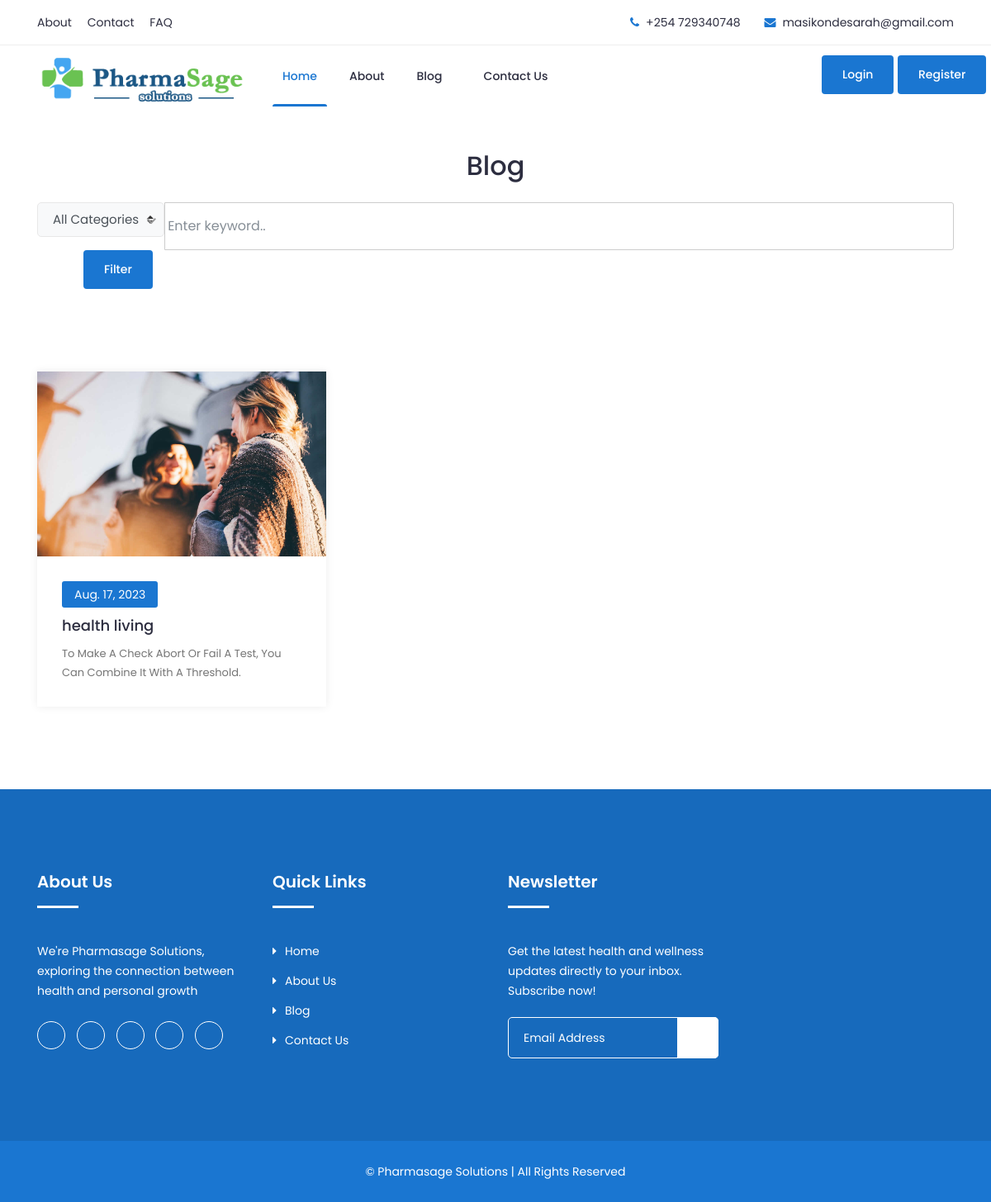
Before: /blog with the older database file.
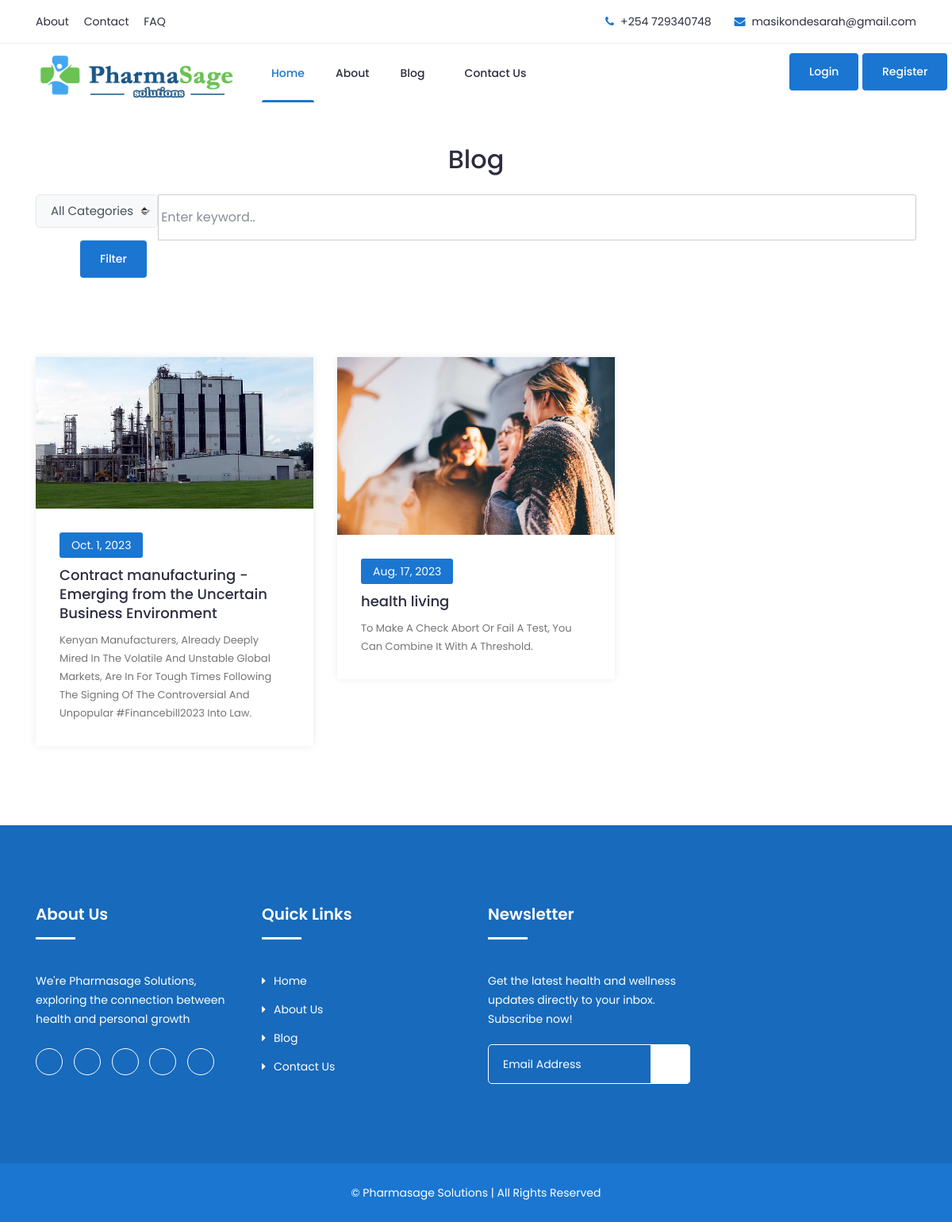
After: the same page with the newer database file.
### blog_cee/models.py (models this page shows, shortened)
class Post(models.Model):
    title = models.CharField(max_length=255)
    header_image = models.ImageField(null=True,blank=True,upload_to="images/")
    title_tag = models.CharField(max_length=255, default="cee blogged")
    author = models.ForeignKey(User, on_delete = models.CASCADE)
    body = RichTextField(blank=True, null=True)
    post_date = models.DateField(auto_now_add = True)
    category = models.CharField(max_length=255)
    snippet = models.CharField(max_length=255)
    snippet_image = models.ImageField(null=True,blank=True,upload_to="images/")
    likes = models.ManyToManyField(User,related_name ='blogposts')

### blog_cee/views.py (the view)
# urls.py: path('blog',BlogView.as_view(),name='blog'),
class BlogView(ListView):
    model = Post
    template_name = 'blog.html'
    ordering = ['-post_date']
    def get_context_data(self,*args, **kwargs):
        cat_menu = Category.objects.all()
        context = super(BlogView,self).get_context_data(*args, **kwargs)
        context["cat_menu"]=cat_menu
        return context

### blog_cee/models.py (called while the page is built)
    def __str__(self):
        return self.name

### blog_cee/templates/blog.html (shortened to what this page needs)
{% extends 'base_new.html' %}
{% load static %}
{% block content %}
<div class="text-center wow fadeInUp">
  <br> <br>
  <h2 class="title-section" id="currentPage">Blog</h2>
  <br>
</div>
  <div class="page-section">
    <div class="container">
          <form action="#" class="form-search-blog">
            <div class="input-group">
              <div class="input-group-prepend">
              </div>
              <input type="text" class="form-control" placeholder="Enter keyword..">
            </div>
          </form>
        </div>
        <div class="col-sm-2 text-sm-right">
          <button class="btn btn-secondary">Filter </button>
        </div>
      </div>
      <section class="blog section" id="blog">
        <div class="container">
          <div class="row">
            {% for post in object_list %}
                  {% if forloop.counter <= 3 %}
            <div class="col-lg-4 col-md-6 col-12">
              <div class="single-news">
                <div class="news-head">
                  {% if post.snippet_image %}
                    <img src="{{post.snippet_image.url}}" alt="">
                  {% endif %}
                </div>
                <div class="news-body">
                  <div class="news-content">
                    <div class="date">{{ post.post_date}}</div>
                    <h2><a href="{% url 'article-detail' post.pk %}">{{post.title}}</a></h2>
                    <p class="text">{{ post.snippet }}</p>
                  </div>
                </div>
              </div>
            </div>
              {% endif %}
                {% endfor %}
          </div>
        </div>
      </section>
{% endblock %}

### blog_cee/templates/base_new.html (shortened to what this page needs)
{% load static %}
<!doctype html>
<html class="no-js" lang="zxx">
    <head>
		<link rel="stylesheet" href="{% static 'base_new/css/bootstrap.min.css' %}">
		<link rel="stylesheet" href="{% static 'base_new/css/nice-select.css' %}">
        <link rel="stylesheet" href="{% static 'base_new/css/font-awesome.min.css' %}">
        <link rel="stylesheet" href="{% static 'base_new/css/icofont.css' %}">
		<link rel="stylesheet" href="{% static 'base_new/css/slicknav.min.css' %}">
        <link rel="stylesheet" href="{% static 'base_new/css/owl-carousel.css' %}">
		<link rel="stylesheet" href="{% static 'base_new/css/datepicker.css' %}">
        <link rel="stylesheet" href="{% static 'base_new/css/animate.min.css' %}">
        <link rel="stylesheet" href="{% static 'base_new/css/magnific-popup.css' %}">
        <link rel="stylesheet" href="{% static 'base_new/css/normalize.css' %}">
        <link rel="stylesheet" href="{% static 'base_new/css/style.css' %}">
        <link rel="stylesheet" href="{% static 'base_new/css/responsive.css' %}">
    </head>
    <body>
		<header class="header" >
			<div class="topbar">
				<div class="container">
					<div class="row">
						<div class="col-lg-6 col-md-5 col-12">
							<ul class="top-link">
								<li><a href="#">About</a></li>
								<li><a href="#">Contact</a></li>
								<li><a href="#">FAQ</a></li>
							</ul>
						</div>
						<div class="col-lg-6 col-md-7 col-12">
							<ul class="top-contact">
								<li><i class="fa fa-phone"></i>+254 729340748</li>
								<li><i class="fa fa-envelope"></i><a href="mailto:support@yourmail.com">masikondesarah@gmail.com</a></li>
							</ul>
						</div>
					</div>
				</div>
			</div>
			<div class="header-inner">
				<div class="container">
					<div class="inner">
						<div class="row">
							<div class="col-lg-3 col-md-3 col-12" style="max-width: 25%;">
								<div class="logo" style="">
									<a href="{% url 'home' %}"><img src="{% static 'base_new/img/logo.png' %}" alt="#"></a>
								</div>
							</div>
							<div class="col-lg-7 col-md-9 col-12">
								<div class="main-menu">
									<nav class="navigation">
										<ul class="nav menu">
											<li class="active"><a href="{% url 'home' %}">Home</a></li>
											<li><a href="{% url 'about' %}">About</a></li>
											{% if cat_menu %}
											<li><a href="{% url 'blog' %}">Blog<i class="icofont-rounded-down"></i></a>
											</li>
											{% else %}
											<li><a href="{% url 'category_list' %}">Blog category</a></li>
											{% endif %}
											<li><a href="{% url 'contact_us' %}">Contact Us</a></li>
										</ul>
									</nav>
								</div>
							</div>
							<div class="col-lg-2 col-12">
								<div class="get-quote" style="display: flex; gap: 5px;">
									{% if user.is_authenticated %}
										<a href="{% url 'logout' %}" style="background-color: #fd7272;" class="btn">Logout</a>
									{% else %}
											<a href="{% url 'login' %}" class="btn">Login</a>
											<a href="{% url 'register' %}" class="btn">Register</a>
										{% endif %}
								</div>
							</div>
						</div>
					</div>
				</div>
			</div>
		</header>
        {% block content %}
        {% endblock %}
		<footer id="footer" class="footer ">
			<div class="footer-top">
				<div class="container">
					<div class="row">
						<div class="col-lg-3 col-md-6 col-12">
							<div class="single-footer">
								<h2>About Us</h2>
								<p>We're Pharmasage Solutions, exploring the connection between health and personal growth</p>
								<ul class="social">
									<li><a href="#"><i class="icofont-facebook"></i></a></li>
									<li><a href="#"><i class="icofont-google-plus"></i></a></li>
									<li><a href="#"><i class="icofont-twitter"></i></a></li>
									<li><a href="#"><i class="icofont-vimeo"></i></a></li>
									<li><a href="#"><i class="icofont-pinterest"></i></a></li>
								</ul>
							</div>
						</div>
						<div class="col-lg-3 col-md-6 col-12">
							<div class="single-footer f-link">
								<h2>Quick Links</h2>
								<div class="row">
									<div class="col-lg-6 col-md-6 col-12">
										<ul>
											<li><a href="#"><i class="fa fa-caret-right" aria-hidden="true"></i>Home</a></li>
											<li><a href="#"><i class="fa fa-caret-right" aria-hidden="true"></i>About Us</a></li>
											<li><a href="#"><i class="fa fa-caret-right" aria-hidden="true"></i>Blog</a></li>
											<li><a href="#"><i class="fa fa-caret-right" aria-hidden="true"></i>Contact Us</a></li>
										</ul>
									</div>
								</div>
							</div>
						</div>
						<div class="col-lg-3 col-md-6 col-12">
							<div class="single-footer">
								<h2>Newsletter</h2>
								<p>Get the latest health and wellness updates directly to your inbox. Subscribe now!</p>
								<form  method="get" target="_blank" class="newsletter-inner">
									<input name="email" placeholder="Email Address" class="common-input" onfocus="this.placeholder = ''"
										onblur="this.placeholder = 'Your email address'" required="" type="email">
									<button class="button"><i class="icofont icofont-paper-plane"></i></button>
								</form>
							</div>
						</div>
					</div>
				</div>
			</div>
			<div class="copyright">
				<div class="container">
					<div class="row">
						<div class="col-lg-12 col-md-12 col-12">
							<div class="copyright-content">
								<p>© Pharmasage Solutions |  All Rights Reserved </p>
							</div>
						</div>
					</div>
				</div>
			</div>
		</footer>
    </body>
</html>

Changed rows visible on the page:
added Post: snippet_image (picture), post_date "Oct. 1, 2023", title "Contract manufacturing - Emerging from the Uncertain Business Environment", snippet "Kenyan Manufacturers, Already Deeply Mired In The Volatile And Unstable Global Markets, Are In For Tough Times Following The Signing Of The Controversial And Unpopular #financebill2023 Into Law."
